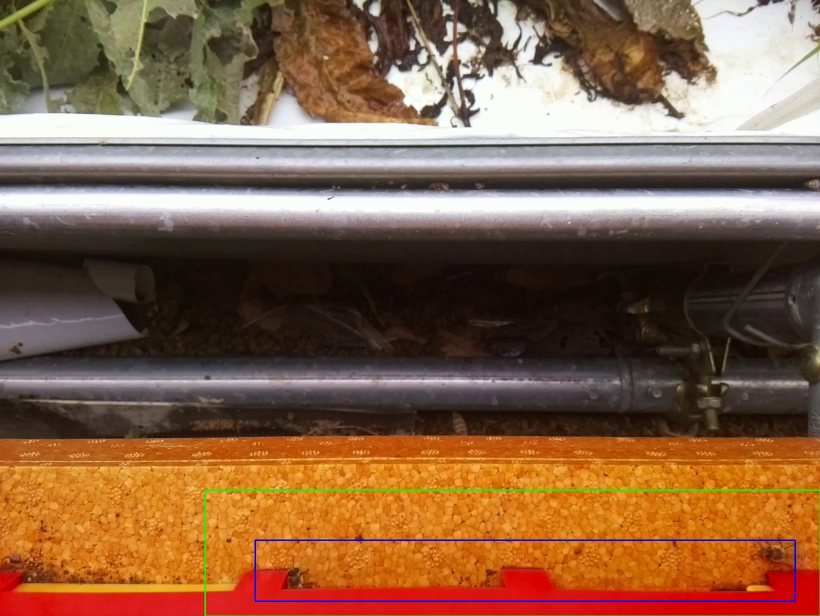
#> input picture roi_check_1.jpg, 1640 x 1232 px, given in place of ANU-25-summer-6_20260404_170000.mp4, which was not available (shown at 1/2 size)
$ python sep_blob.py
#> lines starting #> are read from the running program, lines starting #| are printed output that depends on the picture; pictures that were not available may be replaced by others from this repository, and a replacement may not be noted
import cv2
import numpy as np

video_path = "videos/ANU-25-summer-6_20260404_170000.mp4"
output_path = "videos/flow_blob_preview.mp4"

# ROI 좌표로 교체
x1, y1, x2, y2 = 1300, 1000, 1640, 1232

MOTION_THRESHOLD = 0.45

# 벌 크기에 맞게 조정
MIN_AREA = 50
MAX_AREA = 3000

MIN_W = 20
MIN_H = 20
MAX_W = 120
MAX_H = 120

cap = cv2.VideoCapture(video_path)

fps = cap.get(cv2.CAP_PROP_FPS)
if fps <= 0:
    fps = 24.0

ret, frame = cap.read()
#> frame is the input picture: shape (1232, 1640, 3); mean B, G, R 71.5, 97.8, 134.3
if not ret:
    raise RuntimeError("비디오를 읽을 수 없습니다.")

roi = frame[y1:y2, x1:x2]
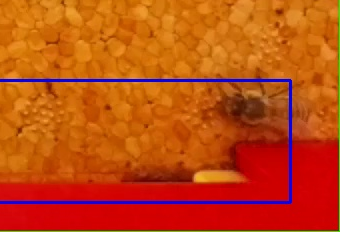
#> roi: shape (232, 340, 3); mean B, G, R 16.6, 73.5, 192.9
prev_gray = cv2.cvtColor(roi, cv2.COLOR_BGR2GRAY)
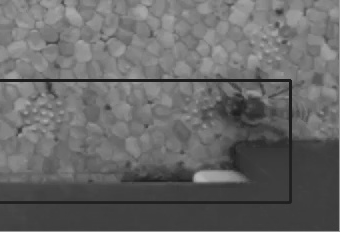
#> prev_gray: shape (232, 340); min 25, max 182, mean 102.7
prev_gray = cv2.GaussianBlur(prev_gray, (5, 5), 0)

h, w = prev_gray.shape
#> h = 232; w = 340

fourcc = cv2.VideoWriter_fourcc(*"mp4v")
writer = cv2.VideoWriter(output_path, fourcc, fps, (w, h))

open_kernel = cv2.getStructuringElement(cv2.MORPH_ELLIPSE, (3, 3))
dilate_kernel = cv2.getStructuringElement(cv2.MORPH_ELLIPSE, (3, 3))
close_kernel = cv2.getStructuringElement(cv2.MORPH_ELLIPSE, (5, 5))

while True:
    ret, frame = cap.read()
    if not ret:
        break

    roi = frame[y1:y2, x1:x2]
    gray = cv2.cvtColor(roi, cv2.COLOR_BGR2GRAY)
    gray = cv2.GaussianBlur(gray, (5, 5), 0)

    flow = cv2.calcOpticalFlowFarneback(
        prev_gray,
        gray,
        None,
        pyr_scale=0.5,
        levels=4,
        winsize=21,
        iterations=3,
        poly_n=5,
        poly_sigma=1.2,
        flags=0,
    )

    dx = flow[..., 0]
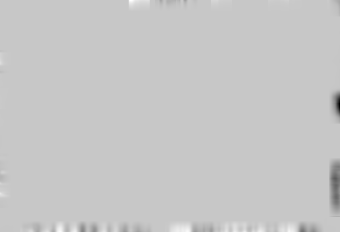
#> dx: shape (232, 340) float32; min -0.0498, max 0.0137, mean -0.000191; drawn with min black and max white
    dy = flow[..., 1]
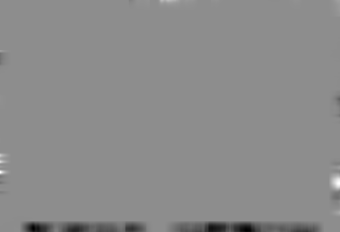
#> dy: shape (232, 340) float32; min -0.0362, max 0.029, mean -0.000471; drawn with min black and max white
    mag = np.sqrt(dx * dx + dy * dy)
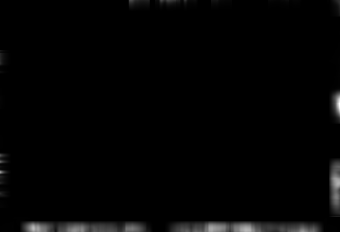
#> mag: shape (232, 340) float32; min 0, max 0.0502, mean 0.000765; drawn with min black and max white

    motion_mask = (mag > MOTION_THRESHOLD).astype(np.uint8) * 255
#> motion_mask: shape (232, 340); every value is 0

    # 핵심: motion fragment를 벌 크기 수준으로 재구성
    motion_mask = cv2.morphologyEx(
        motion_mask, cv2.MORPH_OPEN, open_kernel, iterations=1
    )
    motion_mask = cv2.dilate(motion_mask, dilate_kernel, iterations=1)
    motion_mask = cv2.morphologyEx(
        motion_mask, cv2.MORPH_CLOSE, close_kernel, iterations=1
    )

    num_labels, labels, stats, centroids = cv2.connectedComponentsWithStats(
        motion_mask, connectivity=8
    )
#> labels: shape (232, 340) int32; every value is 0
#> num_labels = 1; stats = [[0, 0, 340, 232, 78880]]; centroids = [[169.5, 115.5]]

    vis = roi.copy()
    count = 0

    for label in range(1, num_labels):
        x = stats[label, cv2.CC_STAT_LEFT]
        y = stats[label, cv2.CC_STAT_TOP]
        bw = stats[label, cv2.CC_STAT_WIDTH]
        bh = stats[label, cv2.CC_STAT_HEIGHT]
        area = stats[label, cv2.CC_STAT_AREA]

        if area < MIN_AREA or area > MAX_AREA:
            continue

        if bw < MIN_W or bh < MIN_H or bw > MAX_W or bh > MAX_H:
            continue

        aspect = bw / max(bh, 1)
        if aspect < 0.25 or aspect > 4.0:
            continue

        cx, cy = centroids[label]
        count += 1

        cv2.rectangle(vis, (x, y), (x + bw, y + bh), (0, 255, 0), 1)
        cv2.circle(vis, (int(cx), int(cy)), 3, (0, 0, 255), -1)

        cv2.putText(
            vis,
            str(count),
            (x, max(0, y - 4)),
            cv2.FONT_HERSHEY_SIMPLEX,
            0.45,
            (0, 255, 0),
            1,
            cv2.LINE_AA,
        )
#> after the loop, count = 0

    cv2.putText(
        vis,
        f"count: {count}",
        (10, 25),
        cv2.FONT_HERSHEY_SIMPLEX,
        0.8,
        (0, 0, 255),
        2,
        cv2.LINE_AA,
    )

    # 오른쪽 아래에 mask도 작게 표시하고 싶으면 사용
    mask_bgr = cv2.cvtColor(motion_mask, cv2.COLOR_GRAY2BGR)
#> mask_bgr: shape (232, 340, 3); every value is 0
    small_mask = cv2.resize(mask_bgr, (w // 3, h // 3))
#> small_mask: shape (77, 113, 3); every value is 0
    vis[0 : h // 3, w - w // 3 : w] = small_mask
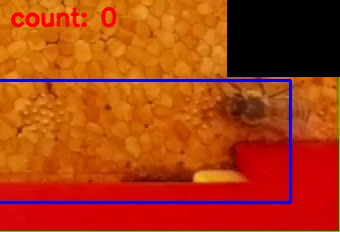
#> vis: shape (232, 340, 3); mean B, G, R 14.4, 60, 170.8

    writer.write(vis)
    prev_gray = gray

cap.release()
writer.release()

print(f"saved: {output_path}")

$ run again, on roi_check_11.jpg
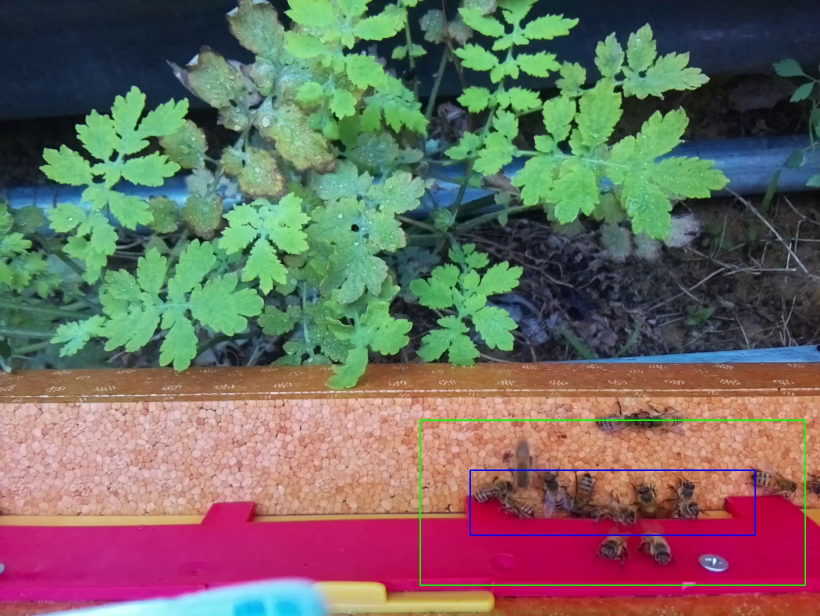
#> input picture roi_check_11.jpg, 1640 x 1232 px, given in place of ANU-25-summer-6_20260404_170000.mp4, which was not available (shown at 1/2 size)
#> frame is the input picture: shape (1232, 1640, 3); mean B, G, R 97.2, 105.4, 114.6
#> `dx = flow[..., 0]`:
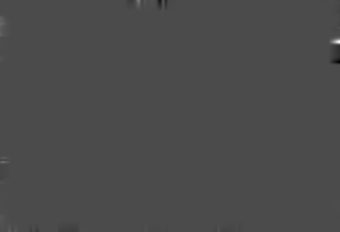
#> dx: shape (232, 340) float32; min -0.0974, max 0.232, mean -9e-06; drawn with min black and max white
#> motion_mask: shape (232, 340); every value is 0
#> labels: shape (232, 340) int32; every value is 0
#> num_labels = 1; stats = [[0, 0, 340, 232, 78880]]; centroids = [[169.5, 115.5]]
#> after the loop `for label in range(1, num_labels):`: count = 0
#> mask_bgr: shape (232, 340, 3); every value is 0
#> small_mask: shape (77, 113, 3); every value is 0
#> `vis[0 : h // 3, w - w // 3 : w] = small_mask`:
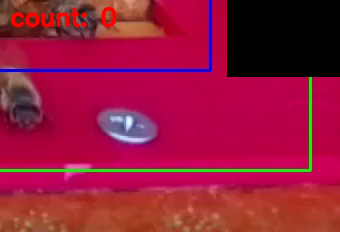
#> vis: shape (232, 340, 3); mean B, G, R 60.3, 24.7, 149.2

$ run again, on roi_check_12.jpg
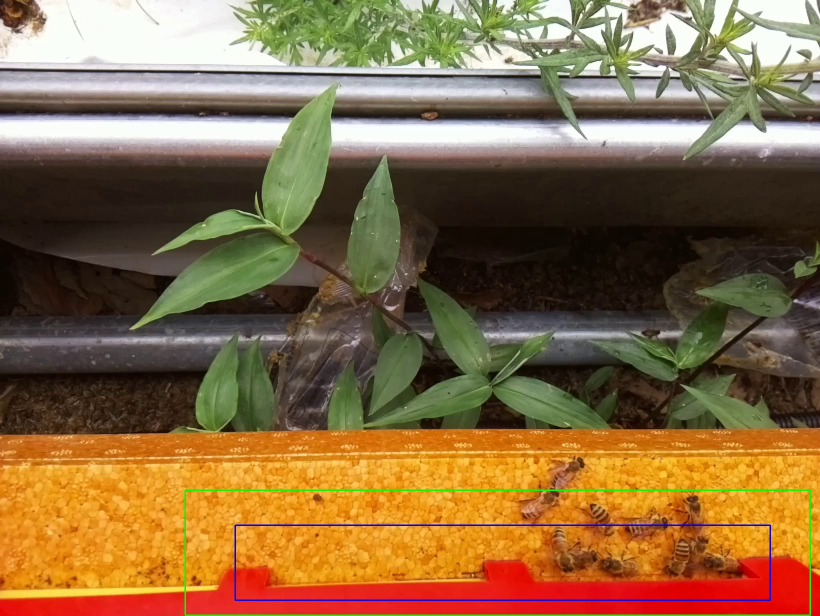
#> input picture roi_check_12.jpg, 1640 x 1232 px, given in place of ANU-25-summer-6_20260404_170000.mp4, which was not available (shown at 1/2 size)
#> frame is the input picture: shape (1232, 1640, 3); mean B, G, R 68, 106.5, 137
#> `mag = np.sqrt(dx * dx + dy * dy)`:
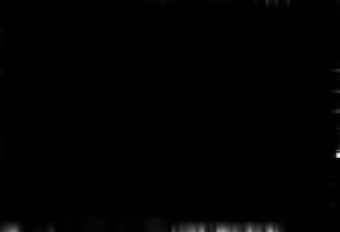
#> mag: shape (232, 340) float32; min 0, max 0.242, mean 0.00111; drawn with min black and max white
#> motion_mask: shape (232, 340); every value is 0
#> labels: shape (232, 340) int32; every value is 0
#> num_labels = 1; stats = [[0, 0, 340, 232, 78880]]; centroids = [[169.5, 115.5]]
#> after the loop `for label in range(1, num_labels):`: count = 0
#> mask_bgr: shape (232, 340, 3); every value is 0
#> small_mask: shape (77, 113, 3); every value is 0
#> `vis[0 : h // 3, w - w // 3 : w] = small_mask`:
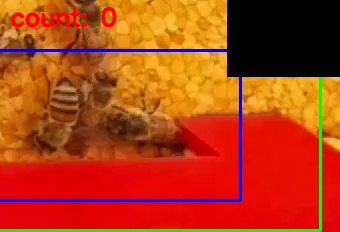
#> vis: shape (232, 340, 3); mean B, G, R 18.7, 62.4, 176.4
